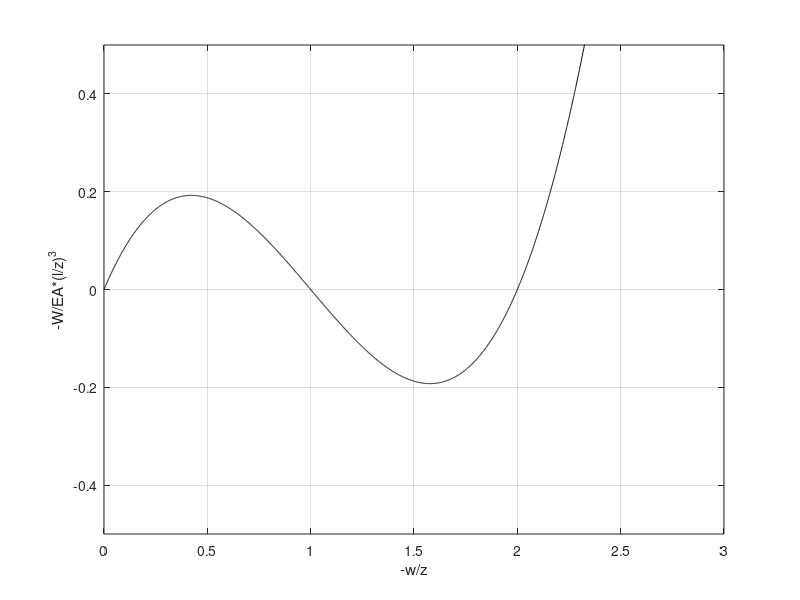
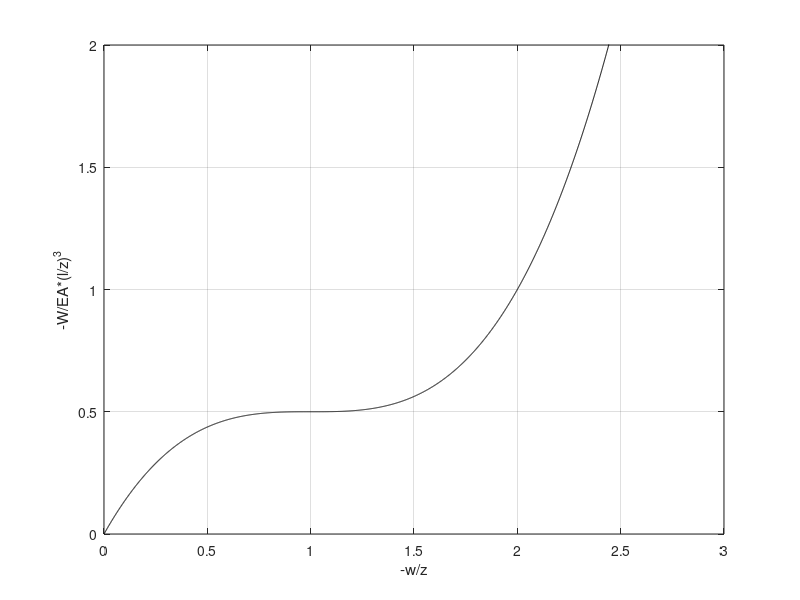
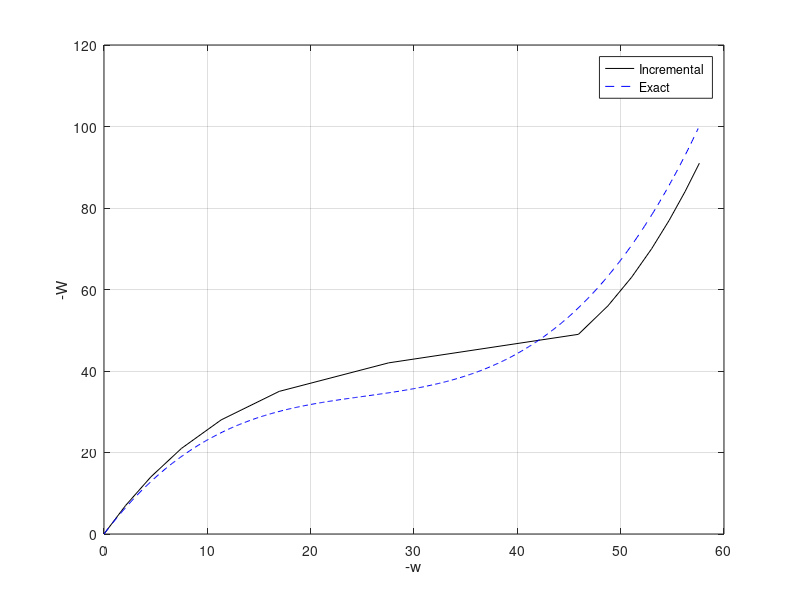
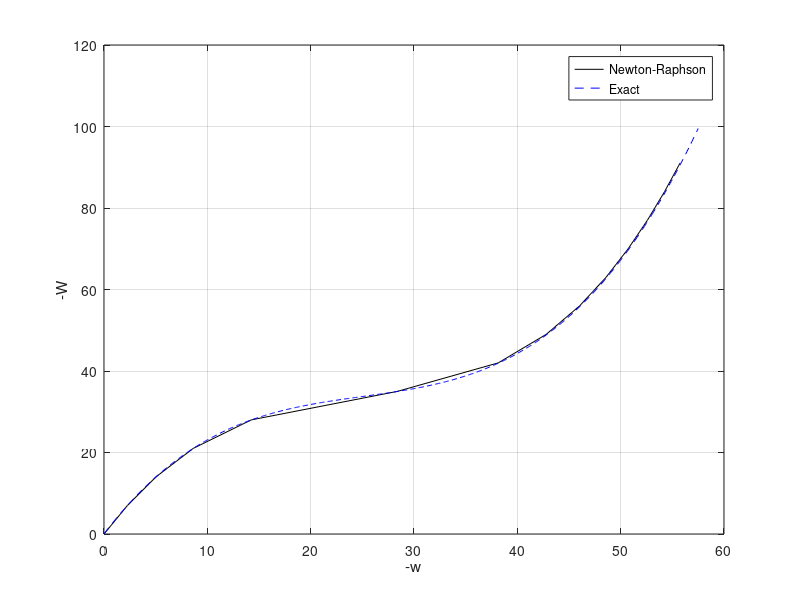

Write MATLAB code to recreate these figures, in order.
% Isaiah Lee/
% CE 810
% HW 2
% Due Date 9/10/2025
% Problem 1-4
% 1. Plot Normalized Load-Deflection for problem a
% 2. Plot Normalized Load-Deflection for problem b
% 3. Incremental solution for problem b
% 4. Incremental-iterative solution for problem b
%           Updates/Changes
% Date                  What was Changed
% 3/9/23                Code Created and Completed
% 9/10/25               Code copied from CE810HW1, Code changed
%                       and completed

%%%%%%%%%%%%%%%%%%%%%%%%%%%%%%%%%%%%%%%%%%%%%%%%%%

% Problem 1
j = 1;                          %Sets location in matrix
w = 0;                          %Initial normalized value for -w/z

while w >= -3                                %Repeat until w/z = 3

   W(j) = -w - 3/2*w^2-1/2*w^3;             %Calculate normalized W,-W/EA*(l/z)^3 
   
   j = j+1;                                 %Increment w and repeat
   w = w-0.001;
   
end

x = linspace(0,3,3001);

figure(1)
clf
plot(x,W,'k')
grid on
ylim([-0.5 0.5])
xlim([0 3])
xlabel('-w/z')
ylabel('-W/EA*(l/z)^3')

%%%%%%%%%%%%%%%%%%%%%%%%%%%%%%%%%%%%%%%%%%%%%%%%%%%%%%%%%%%%%%%%%%%%%%%%%%


% Problem 2
j = 1;                          %Sets location in matrix
w = 0;                          %Initial normalized value for -w/z

while w >= -3                                %Repeat until w/z = 3

   W(j) = -3/2*w - 3/2*w^2-1/2*w^3;             %Calculate normalized W,-W/EA*(l/z)^3 
   
   j = j+1;                                 %Increment w and repeat
   w = w-0.001;
   
end

x = linspace(0,3,3001);

figure(2)
clf
plot(x,W,'k')
grid on
ylim([0 2])
xlim([0 3])
xlabel('-w/z')
ylabel('-W/EA*(l/z)^3')

%%%%%%%%%%%%%%%%%%%%%%%%%%%%%%%%%%%%%%%%%%%%%%%%%%%%%%%%%%%%%%%%%%%%%%%%%%

%Problem 3
EA = 5*10^7;                   %Set value for EA Newtons
z = 25;                        %z set equal to 25 mm
L = 2500;                      %l set equal to 2500 mm
Ks = 1.35;                     %spring stiffness set equal to 1.35 N/mm
delta_w = -7;                  %Sets step value for change in W

%First step define variables
j = 1;                           %Sets location in matrix
k = zeros(1, 14);                %Create an empty 1 x 14 matrix of zeroes for k
w = zeros(1, 14);                %Create an empty 1 x 14 matrix of zeroes for w
W = zeros(1, 14);                %Create an empty 1 x 14 matrix of zeroes for W
N = zeros(1, 14);                %Create an empty 1 x 14 matrix of zeroes for N

%Incremental solution
for j = 1:13                         %Do 13 repetitions (91/7)

   k(j) = EA/L*(z/L)^2+EA/L^3*(2*z*w(j)+(w(j))^2)+N(j)/L+Ks;        %Calculate step value of tangent stiffness
   w(j+1) = w(j) + delta_w/k(j);                                    %Calculate step value of w
   N(j+1) = EA*((z/L)*w(j+1)/L+1/2*(w(j+1)/L)^2);                   %Calculate step value of N
   W(j+1) = -7*j;
   
   j = j+1;                                 %Increment w and repeat
   
end

W_abs = abs(W);                             %Take absolute value to plot on negative scale
w_abs = abs(w);                             %Take absolute value to plot on negative scale

%Exact solution
w_ex = 0;                           %Starting w value of exact solution
j=1;

while w_ex >= -57.5                         %Repeat until w reaches -57.5

    W_ex(j) = EA/L^3*(z^2*w_ex+3/2*z*w_ex^2+1/2*w_ex^3)+Ks*w_ex;     %Solve for W

    j = j+1;                                 %Increment w and repeat
    w_ex = w_ex-0.1;

end

x = linspace(0,57.5,575);
W_ex_abs = abs(W_ex);                         %Take absolute value to plot on negative scale

figure(3)
clf
plot(w_abs,W_abs,'k')
grid on
ylim([0 120])
xlim([0 60])
xlabel('-w')
ylabel('-W')

hold on
plot(x,W_ex_abs,'b--')
grid on
ylim([0 120])
xlim([0 60])
xlabel('-w')
ylabel('-W')
legend ('Incremental', 'Exact')



%%%%%%%%%%%%%%%%%%%%%%%%%%%%%%%%%%%%%%%%%%%%%%%%%%%%%%%%%%%%%%%%%%%%%%%%%%

%Problem 4
EA = 5*10^7;                   %Set value for EA Newtons
z = 25;                        %z set equal to 25 mm
L = 2500;                      %l set equal to 2500 mm
Ks = 1.35;                     %spring stiffness set equal to 1.35 N/mm
delta_w = -7;                  %Sets step value for change in W

%First step define variables
j = 1;                           %Sets location in matrix
W_knot = 0;                      %Sets start point of 0
k = zeros(1, 14);                %Create an empty 1 x 14 matrix of zeroes for k
w = zeros(1, 14);                %Create an empty 1 x 14 matrix of zeroes for w
W = zeros(1, 14);                %Create an empty 1 x 14 matrix of zeroes for W
N = zeros(1, 14);                %Create an empty 1 x 14 matrix of zeroes for N
g = zeros(1, 14);                %Create an empty 1 x 14 matrix of zeroes for g


for j = 1:13                         %Do 13 repetitions (91/7)

   W(j+1) = -7*j;
   k(j) = EA/L*(z/L)^2+EA/L^3*(2*z*w(j)+(w(j))^2)+N(j)/L+Ks;        %Calculate step value of tangent stiffness
   w(j+1) = w(j) + delta_w/k(j);                                    %Calculate step value of w
   N(j+1) = EA*((z/L)*w(j+1)/L+1/2*(w(j+1)/L)^2);                   %Calculate step value of N
   g(j) = N(j+1)*((z+w(j+1))/L)+Ks*w(j+1)-W(j+1);                   %Calculate step value of g

   while abs(g(j)) >= 1*10^-4                                       %Begin iteration loops until error below desired value
       k(j) = EA/L*(z/L)^2+EA/L^3*(2*z*w(j+1)+(w(j+1))^2)+N(j+1)/L+Ks;  %Calculate iteration value of tangent stiffness
       dw = -g(j)/k(j);                                                 %Determine displacement induced by unbalance force
       w(j+1) = w(j+1) + dw;                                            %Calculate iteration value of w
       N(j+1) = EA*((z/L)*w(j+1)/L+1/2*(w(j+1)/L)^2);                   %Calculate iteration value of N
       g(j) = N(j+1)*((z+w(j+1))/L)+Ks*w(j+1)-W(j+1);                   %Calculate iteration value of g
       
   end

   j = j+1;                                 %Increment j and repeat

end

W_abs = abs(W);                             %Take absolute value to plot on negative scale
w_abs = abs(w);                             %Take absolute value to plot on negative scale

figure(4)
clf
plot(w_abs,W_abs,'k')
grid on
ylim([0 120])
xlim([0 60])
xlabel('-w')
ylabel('-W')

hold on
plot(x,W_ex_abs,'b--')
grid on
ylim([0 120])
xlim([0 60])
xlabel('-w')
ylabel('-W')
legend ('Newton-Raphson', 'Exact')